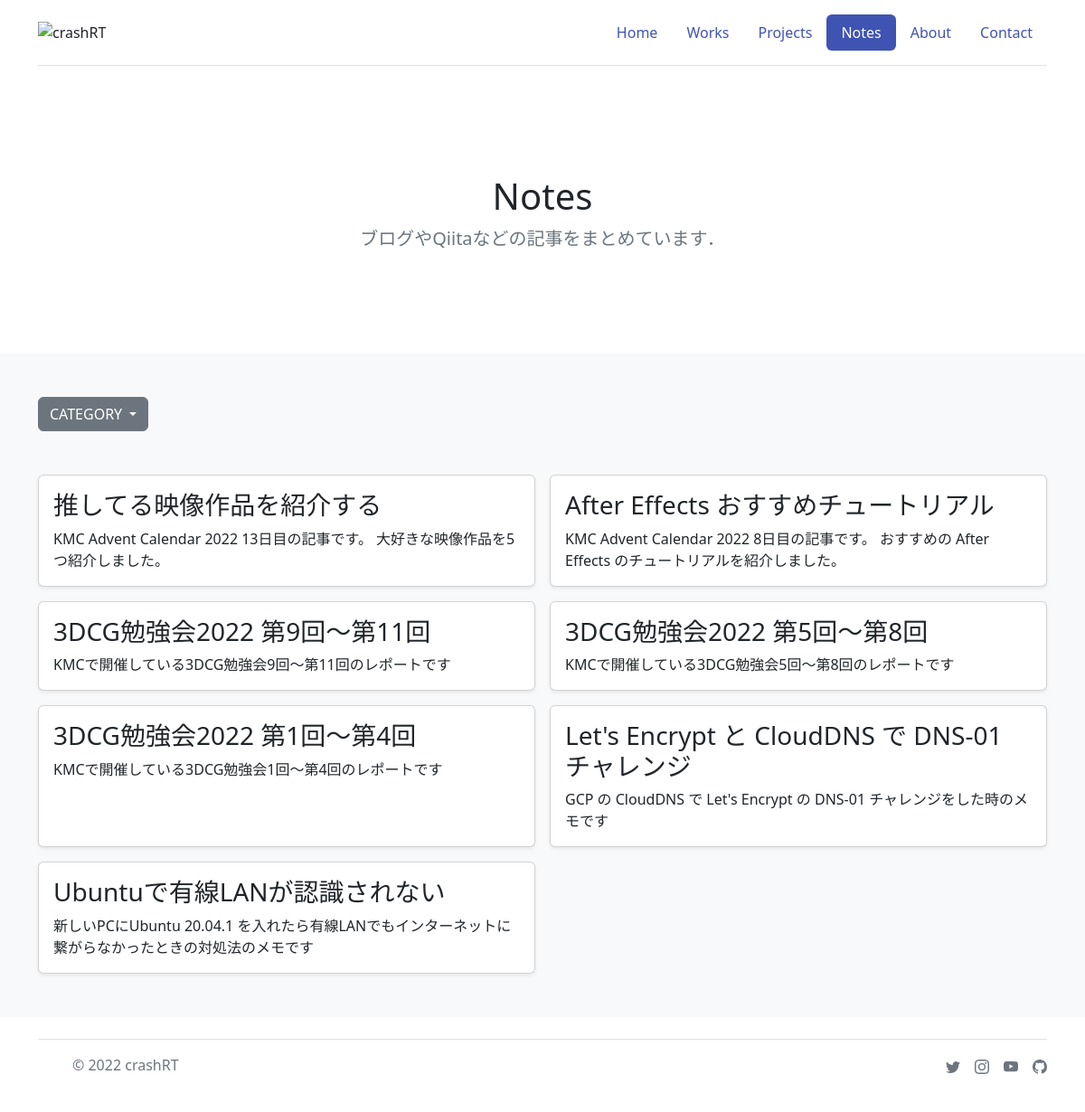
Page /notes/ on the earlier database version.
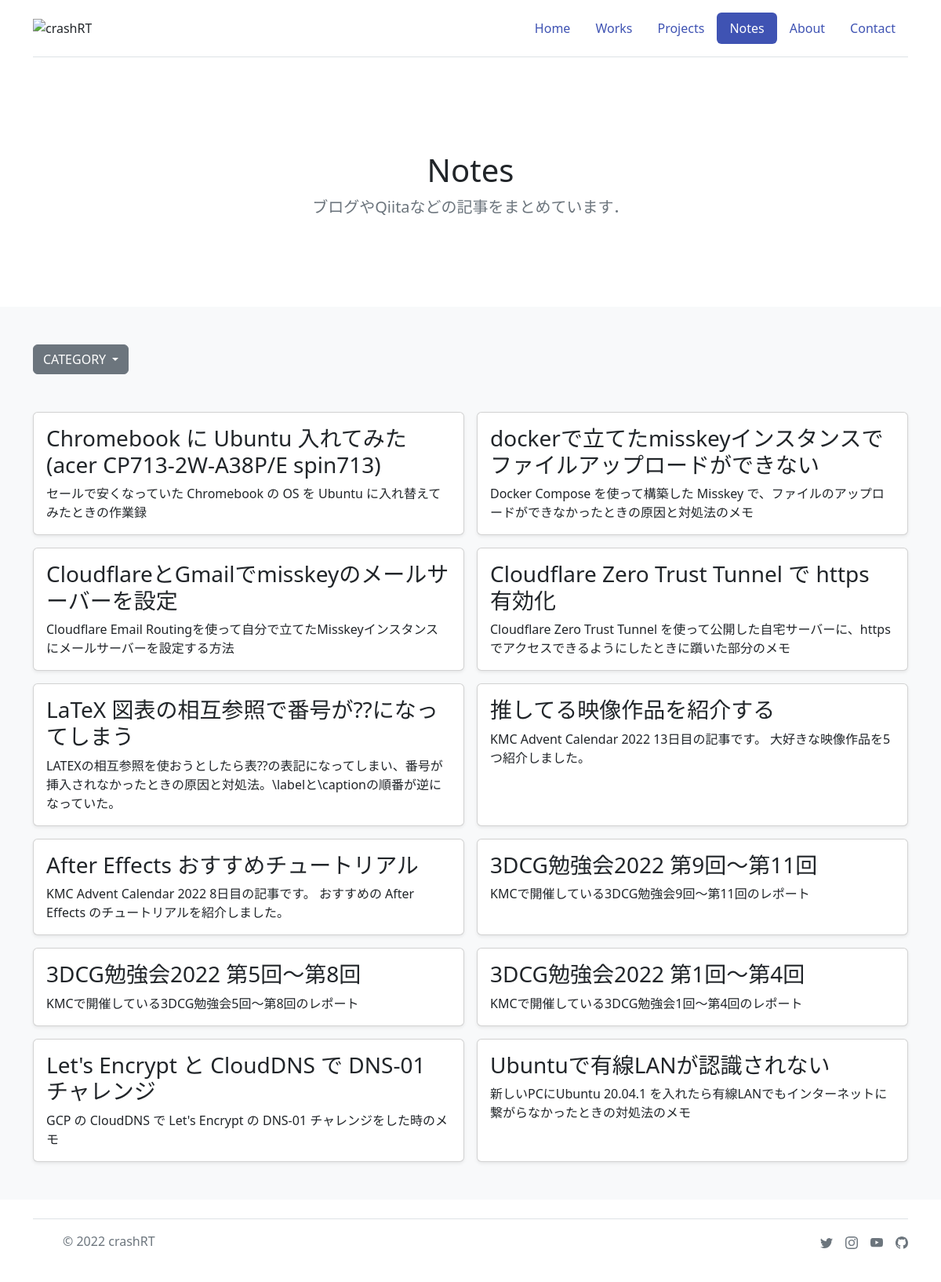
Same page on the later database version.
### notes/models.py (models this page shows, shortened)
class NotesModel(models.Model):
    title = models.CharField(max_length=100)
    date = models.DateField(blank=True, null=True)
    abstract = models.TextField()
    url = models.TextField()
    tag = models.CharField(
        max_length=30, choices=CATEGORY, null=True, blank=True)

### notes/views.py (the view)
# urls.py: path('', noteslistview, name='noteslist'),
def noteslistview(request):
    notes_list = NotesModel.objects.order_by("date").reverse()
    context = {
        'notes_list': notes_list,
        'taglist': tags
    }
    return render(request, 'notes/list.html', context)

### templates/notes/list.html (shortened to what this page needs)
{% extends 'base.html' %}
{% block content %}
{% include 'notes/header.html' %}
<main>
    <section class="py-5 text-center container">
        <div class="row py-lg-5">
            <div class="col-lg-6 col-md-8 mx-auto">
                <h1 class="fw-light"> Notes </h1>
                <p class="lead text-muted">ブログやQiitaなどの記事をまとめています．</p>
            </div>
        </div>
    </section>
    <div class="album py-5 bg-light">
        <div class="container mb-5">
            <div class="dropdown">
                <button class="btn btn-secondary dropdown-toggle" type="button" data-bs-toggle="dropdown"
                    aria-expanded="false">
                    CATEGORY
                </button>
            </div>
        </div>
        <div class="container">
            <div class="row row-cols-1 row-cols-sm-2 g-3">
                {% for note in notes_list %}
                <div class="col">
                    <a href="{{note.url}}" class="text-reset text-decoration-none">
                        <div class="card shadow-sm h-100">
                            <div class="card-body">
                                <h3>{{note.title}}</h3>
                                <p class="card-text">{{note.abstract}}</p>
                            </div>
                        </div>
                    </a>
                </div>
                {% endfor %}
            </div>
        </div>
    </div>
</main>
{% endblock content %}

### templates/base.html (shortened to what this page needs)
{% load static %}
<!DOCTYPE html>
<html lang="ja">
<head>
    <link rel="stylesheet" href="{% static 'css/normalize.css' %}" type="text/css">
    <link href="https://cdn.jsdelivr.net/npm/bootstrap@5.2.0/dist/css/bootstrap.min.css" rel="stylesheet"
>
    <link rel="stylesheet" href="{% static 'css/style.css' %}" type="text/css">
</head>
<body>
    {% block content %}
    {% endblock content %}
    {% include 'footer.html' %}
</body>
</html>

### templates/notes/header.html
<div class="container">
    <header class="d-flex flex-wrap justify-content-center py-3 mb-4 border-bottom">
        <a href="/" class="d-flex align-items-center mb-3 mb-md-0 me-md-auto text-dark text-decoration-none">
            <img src="/media/Logo/crashrt_alpha.png" alt="crashRT">
        </a>
        <ul class="nav nav-pills">
            <li class="nav-item"><a href={% url 'top' %} class="nav-link">Home</a></li>
            <li class="nav-item"><a href={% url 'worklist' %} class="nav-link">Works</a></li>
            <li class="nav-item"><a href={% url 'projectslist' %} class="nav-link">Projects</a></li>
            <li class="nav-item"><a href={% url 'noteslist' %} class="nav-link active" aria-current="page">Notes</a>
            </li>
            <li class="nav-item"><a href={% url 'about' %} class="nav-link">About</a></li>
            <li class="nav-item"><a href={% url 'contact' %} class="nav-link">Contact</a></li>
        </ul>
    </header>
</div>

### templates/footer.html (shortened to what this page needs)
<div class="container">
    <footer class="d-flex flex-wrap justify-content-between align-items-center py-3 my-4 border-top">
        <div class="col-md-4 d-flex align-items-center">
            <a href="/" class="mb-3 me-2 mb-md-0 text-muted text-decoration-none lh-1">
                <svg class="bi" width="30" height="24">
                    <use xlink:href="#bootstrap" />
                </svg>
            </a>
            <span class="mb-3 mb-md-0 text-muted">&copy; 2022 crashRT</span>
        </div>
        <ul class="nav col-md-4 justify-content-end list-unstyled d-flex">
            <li class="ms-3"><a class="text-muted" href="https://twitter.com/crashRT_doyo"></a></li>
            <li class="ms-3"><a class="text-muted" href="https://www.instagram.com/crashrt1121/">
                </a></li>
            <li class="ms-3"><a class="text-muted" href="https://www.youtube.com/channel/UCN5nx_Ef6UaVQWy5SrFfTOw">
                </a></li>
            <li class="ms-3"><a class="text-muted" href="https://github.com/crashRT"></a></li>
        </ul>
    </footer>
</div>

### static/css/style.css (style rules this page uses)
:root { --bs-blue: #0d6efd; --bs-indigo: #6610f2; --bs-purple: #6f42c1; --bs-pink: #d63384; --bs-red: #dc3545; --bs-orange: #fd7e14; --bs-yellow: #ffc107; --bs-green: #198754; --bs-teal: #20c997; --bs-cyan: #0dcaf0; --bs-black: #000; --bs-white: #fff; --bs-gray: #6c757d; --bs-gray-dark: #343a40; --bs-gray-100: #f8f9fa; --bs-gray-200: #e9ecef; --bs-gray-300: #dee2e6; --bs-gray-400: #ced4da; --bs-gray-500: #adb5bd; --bs-gray-600: #6c757d; --bs-gray-700: #495057; --bs-gray-800: #343a40; --bs-gray-900: #212529; --bs-primary: #0d6efd; --bs-secondary: #6c757d; --bs-success: #198754; --bs-info: #0dcaf0; --bs-warning: #ffc107; --bs-danger: #dc3545; --bs-light: #f8f9fa; --bs-dark: #212529; --bs-primary-rgb: 13, 110, 253; --bs-secondary-rgb: 108, 117, 125; --bs-success-rgb: 25, 135, 84; --bs-info-rgb: 13, 202, 240; --bs-warning-rgb: 255, 193, 7; --bs-danger-rgb: 220, 53, 69; --bs-light-rgb: 248, 249, 250; --bs-dark-rgb: 33, 37, 41; --bs-white-rgb: 255, 255, 255; --bs-black-rgb: 0, 0, 0; --bs-body-color-rgb: 33, 37, 41; --bs-body-bg-rgb: 255, 255, 255; --bs-font-sans-serif: system-ui, -apple-system, "Segoe UI", Roboto, "Helvetica Neue", "Noto Sans", "Liberation Sans", Arial, sans-serif, "Apple Color Emoji", "Segoe UI Emoji", "Segoe UI Symbol", "Noto Color Emoji"; --bs-font-monospace: SFMono-Regular, Menlo, Monaco, Consolas, "Liberation Mono", "Courier New", monospace; --bs-gradient: linear-gradient(180deg, rgba(255, 255, 255, 0.15), rgba(255, 255, 255, 0)); --bs-body-font-family: var(--bs-font-sans-serif); --bs-body-font-size: 1rem; --bs-body-font-weight: 400; --bs-body-line-height: 1.5; --bs-body-color: #212529; --bs-body-bg: #fff; --bs-border-width: 1px; --bs-border-style: solid; --bs-border-color: #dee2e6; --bs-border-color-translucent: rgba(0, 0, 0, 0.175); --bs-border-radius: 0.375rem; --bs-border-radius-sm: 0.25rem; --bs-border-radius-lg: 0.5rem; --bs-border-radius-xl: 1rem; --bs-border-radius-2xl: 2rem; --bs-border-radius-pill: 50rem; --bs-link-color: #3f53b3; --bs-link-hover-color: #B3505F; --bs-code-color: #d63384; --bs-highlight-bg: #fff3cd; }
.nav-link.active { background-color: var(--bs-link-color) !important; }

Differences in the rows shown:
added NotesModel: title "Chromebook に Ubuntu 入れてみた (acer CP713-2W-A38P/E spin713)", abstract "セールで安くなっていた Chromebook の OS を Ubuntu に入れ替えてみたときの作業録"
added NotesModel: title "dockerで立てたmisskeyインスタンスでファイルアップロードができない", abstract "Docker Compose を使って構築した Misskey で、ファイルのアップロードができなかったときの原因と対処法のメモ"
added NotesModel: title "CloudflareとGmailでmisskeyのメールサーバーを設定", abstract "Cloudflare Email Routingを使って自分で立てたMisskeyインスタンスにメールサーバーを設定する方法"
added NotesModel: title "Cloudflare Zero Trust Tunnel で https 有効化", abstract "Cloudflare Zero Trust Tunnel を使って公開した自宅サーバーに、httpsでアクセスできるようにしたときに躓いた部分のメモ"
added NotesModel: title "LaTeX 図表の相互参照で番号が??になってしまう", abstract "LATEXの相互参照を使おうとしたら表??の表記になってしまい、番号が挿入されなかったときの原因と対処法。\\labelと\\captionの順番が逆になっていた。"
changed NotesModel "3DCG勉強会2022 第9回～第11回": abstract "KMCで開催している3DCG勉強会9回～第11回のレポートです" → "KMCで開催している3DCG勉強会9回～第11回のレポート"
changed NotesModel "3DCG勉強会2022 第5回～第8回": abstract "KMCで開催している3DCG勉強会5回～第8回のレポートです" → "KMCで開催している3DCG勉強会5回～第8回のレポート"
changed NotesModel "3DCG勉強会2022 第1回～第4回": abstract "KMCで開催している3DCG勉強会1回～第4回のレポートです" → "KMCで開催している3DCG勉強会1回～第4回のレポート"
changed NotesModel "Let's Encrypt と CloudDNS で DNS-01 チャレンジ": abstract "GCP の CloudDNS で Let's Encrypt の DNS-01 チャレンジをした時のメモです" → "GCP の CloudDNS で Let's Encrypt の DNS-01 チャレンジをした時のメモ"
changed NotesModel "Ubuntuで有線LANが認識されない": abstract "新しいPCにUbuntu 20.04.1 を入れたら有線LANでもインターネットに繋がらなかったときの対処法のメモです" → "新しいPCにUbuntu 20.04.1 を入れたら有線LANでもインターネットに繋がらなかったときの対処法のメモ"
